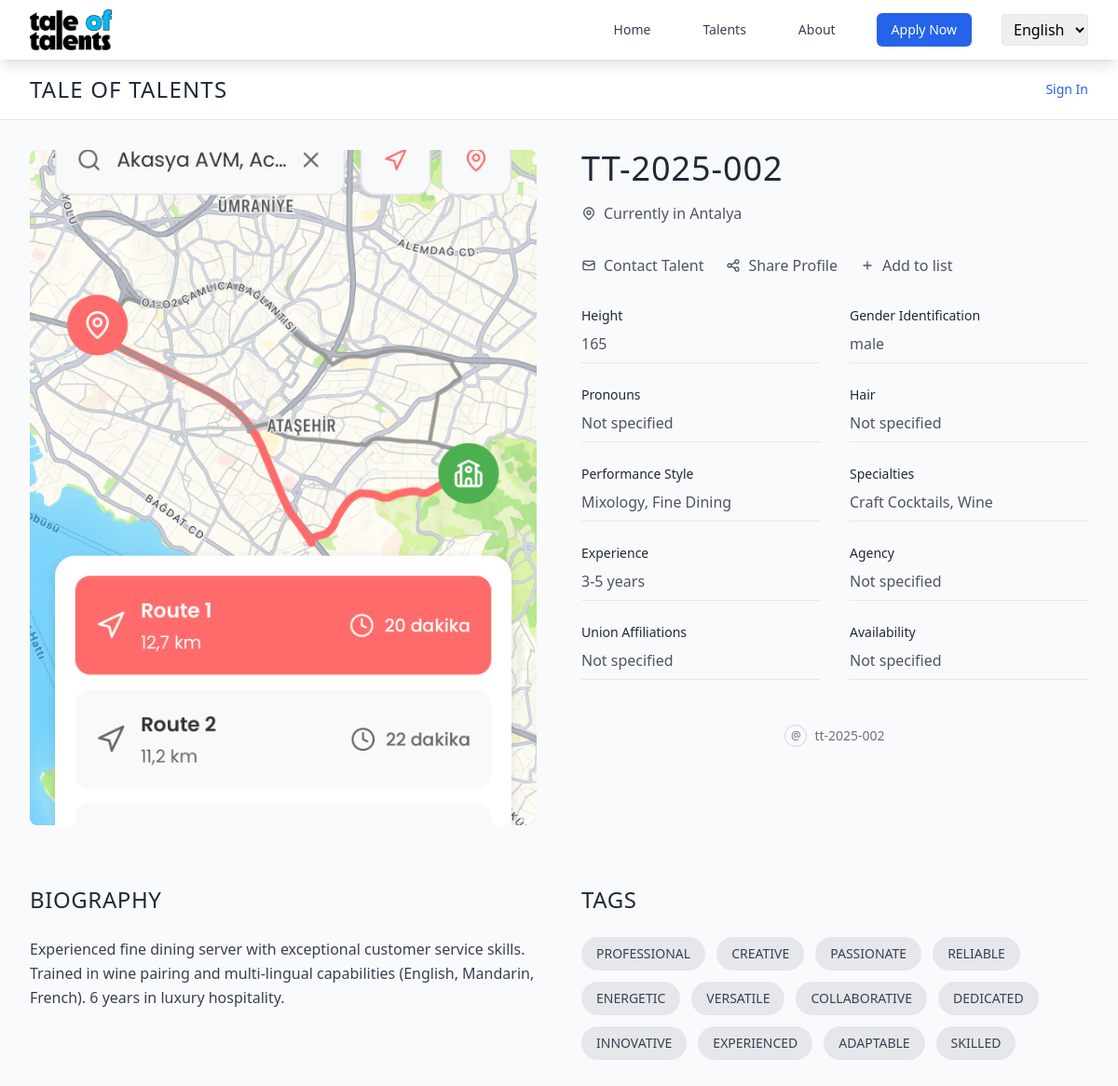
Screenshot of /talent/3/ with the database file from the repository.
### talents/models.py (models this page shows, shortened)
class TalentProfile(models.Model):
    TALENT_ROLES = [
        ('dancer', 'Dancer'),
        ('acrobat', 'Acrobat'),
        ('performer', 'Performer'),
        ('musician', 'Musician'),
        ('entertainer', 'Entertainer'),
        ('bar_service', 'Bar & Service Staff'),
    ]
    STATUS_CHOICES = [
        ('pending', 'Pending'),
        ('approved', 'Approved'),
        ('rejected', 'Rejected'),
    ]
    GENDER_CHOICES = [
        ('male', 'Male'),
        ('female', 'Female'),
        ('non_binary', 'Non-binary'),
        ('prefer_not_to_say', 'Prefer not to say'),
    ]
    REGISTRATION_TYPE_CHOICES = [
        ('personal', 'Personal'),
        ('group', 'Group'),
    ]
    user = models.OneToOneField(User, on_delete=models.CASCADE, related_name='talent_profile')
    public_id = models.CharField(max_length=20, unique=True, blank=True)
    registration_type = models.CharField(max_length=10, choices=REGISTRATION_TYPE_CHOICES, default='personal')
    group_name = models.CharField(max_length=100, blank=True, null=True, help_text="Group name (required for group registrations)")
    phone = models.CharField(max_length=20)
    email_private = models.EmailField(blank=True)
    city = models.CharField(max_length=100)
    role = models.CharField(max_length=20, choices=TALENT_ROLES)
    experience = models.CharField(max_length=50)
    bio = models.TextField()
    profile_image = models.ImageField(upload_to='profiles/', blank=True, null=True)
    cv_file = models.FileField(upload_to='cvs/', blank=True, null=True)
    height = models.CharField(max_length=20, blank=True, null=True)
    gender_identification = models.CharField(max_length=20, choices=GENDER_CHOICES, blank=True, null=True)
    pronouns = models.CharField(max_length=20, blank=True, null=True)
    hair_color = models.CharField(max_length=20, blank=True, null=True)
    eye_color = models.CharField(max_length=20, blank=True, null=True)
    agency = models.CharField(max_length=100, blank=True, null=True)
    union_affiliations = models.CharField(max_length=200, blank=True, null=True)
    availability = models.CharField(max_length=200, blank=True, null=True)
    status = models.CharField(max_length=10, choices=STATUS_CHOICES, default='pending')
    is_publicly_visible = models.BooleanField(default=False)
    last_approved_at = models.DateTimeField(blank=True, null=True)
    approved_by = models.ForeignKey(User, on_delete=models.SET_NULL, blank=True, null=True, related_name='approved_profiles')
    created_at = models.DateTimeField(auto_now_add=True)
    updated_at = models.DateTimeField(auto_now=True)
    class Meta:
        ordering = ['-created_at']
    @property
    def performance_style(self):
        styles = {
            'dancer': 'Contemporary, Latin, Jazz',
            'acrobat': 'Aerial, Hand Balancing',
            'performer': 'Theater, Musical',
            'musician': 'Jazz, Blues, Pop',
            'entertainer': 'Comedy, Interactive',
            'bar_service': 'Mixology, Fine Dining',
        }
        return styles.get(self.role, 'Various Styles')
    @property
    def specialties(self):
        specialties = {
            'dancer': 'Choreography, Partner Work',
            'acrobat': 'Silks, Trapeze, Contortion',
            'performer': 'Character Work, Improv',
            'musician': 'Multi-instrumental',
            'entertainer': 'Audience Interaction',
            'bar_service': 'Craft Cocktails, Wine',
        }
        return specialties.get(self.role, 'Multi-disciplinary')

### talents/views.py (the view)
# urls.py: path('talent/<int:pk>/', views.talent_detail, name='talent_detail'),
def talent_detail(request, pk):
    try:
        talent = TalentProfile.objects.get(pk=pk)
        if talent.status != 'approved' or not talent.is_publicly_visible:
            if request.user.is_staff:
                photos = talent.photos.filter(is_approved=True)
                videos = talent.videos.filter(is_approved=True)
                personality_tags = [
                    "PROFESSIONAL", "CREATIVE", "PASSIONATE",
                    "RELIABLE", "ENERGETIC", "VERSATILE",
                    "COLLABORATIVE", "DEDICATED", "INNOVATIVE",
                    "EXPERIENCED", "ADAPTABLE", "SKILLED"
                ]
                context = {
                    'talent': talent,
                    'photos': photos,
                    'videos': videos,
                    'personality_tags': personality_tags,
                    'is_staff_view': True,
                }
                return render(request, 'talents/profile.html', context)
            else:
                raise TalentProfile.DoesNotExist
        else:
            photos = talent.photos.filter(is_approved=True)
            videos = talent.videos.filter(is_approved=True)
            personality_tags = [
                "PROFESSIONAL", "CREATIVE", "PASSIONATE",
                "RELIABLE", "ENERGETIC", "VERSATILE",
                "COLLABORATIVE", "DEDICATED", "INNOVATIVE",
                "EXPERIENCED", "ADAPTABLE", "SKILLED"
            ]
            context = {
                'talent': talent,
                'photos': photos,
                'videos': videos,
                'personality_tags': personality_tags,
                'is_staff_view': False,
            }
            return render(request, 'talents/profile.html', context)
    except TalentProfile.DoesNotExist:
        return render(request, 'talents/404.html', status=404)

### templates/talents/profile.html (shortened to what this page needs)
{% extends 'base.html' %}
{% block content %}
<div class="min-h-screen bg-gray-50">
    <div class="bg-white border-b border-gray-200">
        <div class="max-w-7xl mx-auto px-4 sm:px-6 lg:px-8 py-4">
            <div class="flex items-center justify-between">
                <div class="text-2xl font-light tracking-wider text-gray-800">
                    TALE OF TALENTS
                </div>
                <div class="text-sm text-gray-600">
                    {% if user.is_authenticated %}
                        <a href="{% url 'dashboard' %}" class="text-blue-600 hover:text-blue-500">Dashboard</a>
                    {% else %}
                        <a href="{% url 'login' %}" class="text-blue-600 hover:text-blue-500">Sign In</a>
                    {% endif %}
                </div>
            </div>
        </div>
    </div>
    <div class="max-w-7xl mx-auto px-4 sm:px-6 lg:px-8 py-8">
        <div class="grid grid-cols-1 lg:grid-cols-2 gap-12">
            <div class="space-y-6">
                <div class="aspect-[3/4] bg-gray-200 rounded-lg overflow-hidden">
                    {% if talent.profile_image %}
                        <img src="{{ talent.profile_image.url }}" alt="{{ talent.user.get_full_name }}" class="w-full h-full object-cover">
                    {% endif %}
                </div>
            </div>
            <div class="space-y-8">
                <div class="space-y-4">
                    <h1 class="text-4xl font-light text-gray-800 tracking-wide uppercase">
                        {{ talent.public_id }}
                    </h1>
                    <div class="flex items-center text-gray-600">
                        <span>Currently in {{ talent.city }}</span>
                    </div>
                </div>
                <div class="flex items-center space-x-6">
                    <button class="flex items-center text-gray-600 hover:text-gray-800 transition-colors">
                        <svg class="w-4 h-4 mr-2" fill="none" stroke="currentColor" viewBox="0 0 24 24">
                            <path stroke-linecap="round" stroke-linejoin="round" stroke-width="2" d="M3 8l7.89 4.26a2 2 0 002.22 0L21 8M5 19h14a2 2 0 002-2V7a2 2 0 00-2-2H5a2 2 0 00-2 2v10a2 2 0 002 2z"></path>
                        </svg>
                        Contact Talent
                    </button>
                    <button class="flex items-center text-gray-600 hover:text-gray-800 transition-colors">
                        Share Profile
                    </button>
                    <button class="flex items-center text-gray-600 hover:text-gray-800 transition-colors">
                        <svg class="w-4 h-4 mr-2" fill="none" stroke="currentColor" viewBox="0 0 24 24">
                            <path stroke-linecap="round" stroke-linejoin="round" stroke-width="2" d="M12 6v6m0 0v6m0-6h6m-6 0H6"></path>
                        </svg>
                        Add to list
                    </button>
                </div>
                <div class="grid grid-cols-2 gap-x-8 gap-y-6">
                    <div class="space-y-2">
                        <h3 class="text-sm font-medium text-gray-800">Height</h3>
                        <p class="text-gray-600 pb-2 border-b border-gray-200">{{ talent.height|default:"Not specified" }}</p>
                    </div>
                    <div class="space-y-2">
                        <h3 class="text-sm font-medium text-gray-800">Gender Identification</h3>
                        <p class="text-gray-600 pb-2 border-b border-gray-200">{{ talent.gender_identification|default:"Not specified" }}</p>
                    </div>
                    <div class="space-y-2">
                        <h3 class="text-sm font-medium text-gray-800">Pronouns</h3>
                        <p class="text-gray-600 pb-2 border-b border-gray-200">{{ talent.pronouns|default:"Not specified" }}</p>
                    </div>
                    <div class="space-y-2">
                        <h3 class="text-sm font-medium text-gray-800">Hair</h3>
                        <p class="text-gray-600 pb-2 border-b border-gray-200">{{ talent.hair_color|default:"Not specified" }}</p>
                    </div>
                    <div class="space-y-2">
                        <h3 class="text-sm font-medium text-gray-800">Performance Style</h3>
                        <p class="text-gray-600 pb-2 border-b border-gray-200">{{ talent.performance_style }}</p>
                    </div>
                    <div class="space-y-2">
                        <h3 class="text-sm font-medium text-gray-800">Specialties</h3>
                        <p class="text-gray-600 pb-2 border-b border-gray-200">{{ talent.specialties }}</p>
                    </div>
                    <div class="space-y-2">
                        <h3 class="text-sm font-medium text-gray-800">Experience</h3>
                        <p class="text-gray-600 pb-2 border-b border-gray-200">{{ talent.experience }}</p>
                    </div>
                    <div class="space-y-2">
                        <h3 class="text-sm font-medium text-gray-800">Agency</h3>
                        <p class="text-gray-600 pb-2 border-b border-gray-200">{{ talent.agency|default:"Not specified" }}</p>
                    </div>
                    <div class="space-y-2">
                        <h3 class="text-sm font-medium text-gray-800">Union Affiliations</h3>
                        <p class="text-gray-600 pb-2 border-b border-gray-200">{{ talent.union_affiliations|default:"Not specified" }}</p>
                    </div>
                    <div class="space-y-2">
                        <h3 class="text-sm font-medium text-gray-800">Availability</h3>
                        <p class="text-gray-600 pb-2 border-b border-gray-200">{{ talent.availability|default:"Not specified" }}</p>
                    </div>
                </div>
                <div class="flex items-center justify-center py-4">
                    <div class="flex items-center space-x-2 text-gray-500">
                        <div class="w-6 h-6 rounded-full border border-gray-300 flex items-center justify-center">
                            <span class="text-xs">@</span>
                        </div>
                        <span class="text-sm">{{ talent.public_id.lower }}</span>
                    </div>
                </div>
            </div>
        </div>
        <div class="mt-16 grid grid-cols-1 lg:grid-cols-2 gap-12">
            <div class="space-y-6">
                <h2 class="text-2xl font-light text-gray-800 tracking-wide uppercase">Biography</h2>
                <p class="text-gray-700 leading-relaxed">
                    {{ talent.bio }}
                </p>
            </div>
            <div class="space-y-6">
                <h2 class="text-2xl font-light text-gray-800 tracking-wide uppercase">Tags</h2>
                <div class="flex flex-wrap gap-3">
                    {% for tag in personality_tags %}
                        <span class="px-4 py-2 bg-gray-200 text-gray-700 text-sm font-medium rounded-full hover:bg-gray-300 transition-colors">
                            {{ tag }}
                        </span>
                    {% endfor %}
                </div>
            </div>
        </div>
    </div>
</div>
{% endblock %}

### rows the page displays
TalentProfile: profile_image (picture), public_id "TT-2025-002", city "Antalya", height "165", gender_identification "male", pronouns "Not specified", hair_color "Not specified", performance_style "Mixology, Fine Dining", specialties "Craft Cocktails, Wine", experience "3-5 years", agency "Not specified", union_affiliations "Not specified", availability "Not specified", public_id "tt-2025-002", bio "Experienced fine dining server with exceptional customer service skills. Trained in wine pairing and multi-lingual capabilities (English, Mandarin, French). 6 years in luxury hospitality."

### other values shown
{{ tag }} "PROFESSIONAL" "CREATIVE" "PASSIONATE" "RELIABLE" "ENERGETIC" "VERSATILE" "COLLABORATIVE" "DEDICATED" "INNOVATIVE" "EXPERIENCED" "ADAPTABLE" "SKILLED"
form field language "English"
